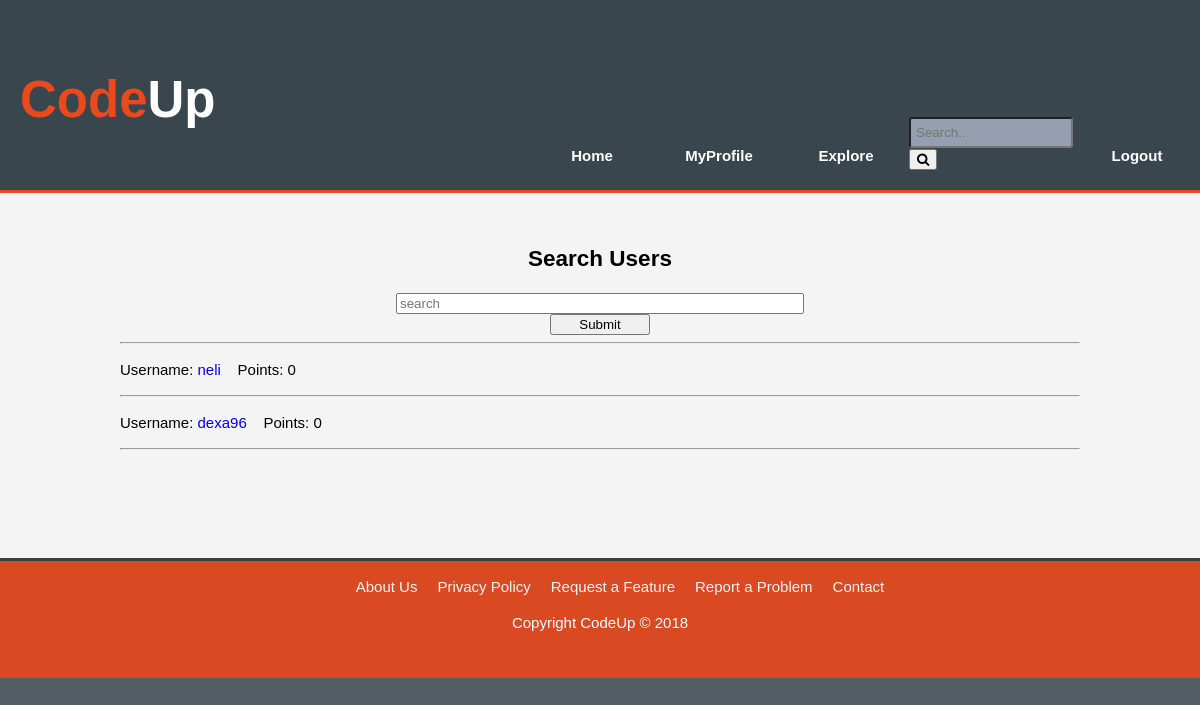
Before: /www.codeup.com/search.php (signed in) with the older database file.
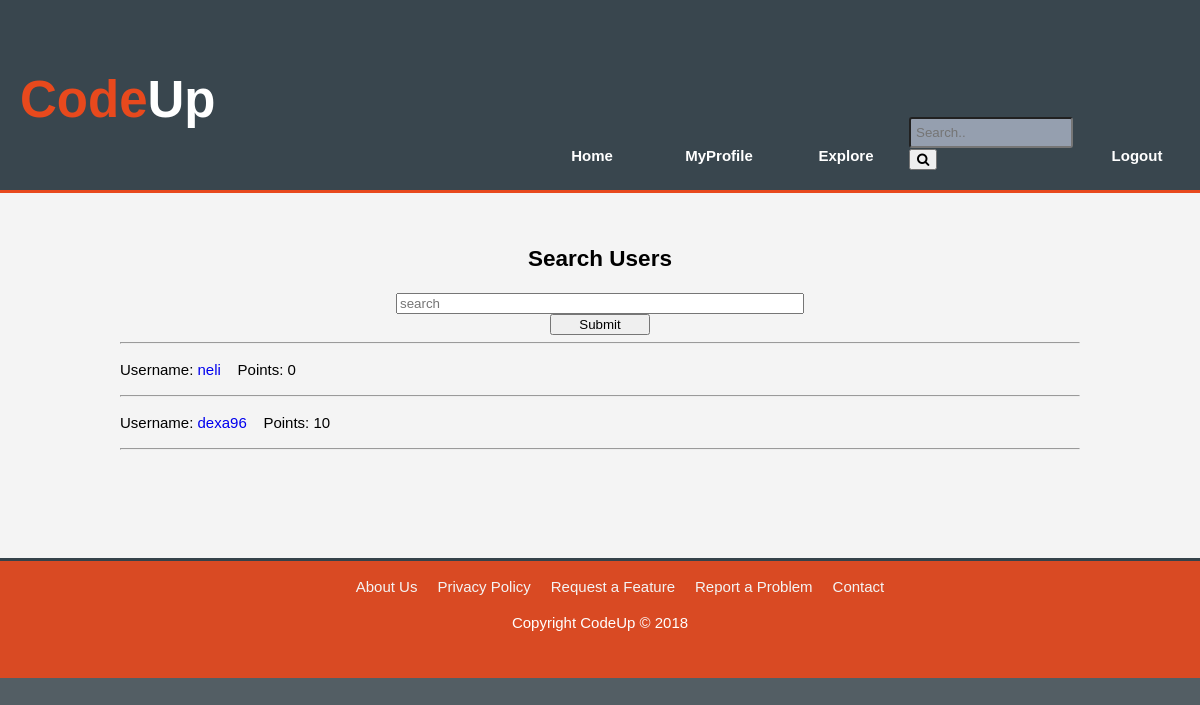
After: the same page with the newer database file.
### tables this page shows
CREATE TABLE `users` (
  `user_id` int(11) NOT NULL,
  `username` varchar(30) NOT NULL,
  `password` varchar(255) NOT NULL,
  `email` varchar(50) NOT NULL,
  `country_id` int(11) NOT NULL,
  `account_type` varchar(5) NOT NULL,
  `points` int(11) NOT NULL,
  `active` tinyint(1) NOT NULL,
  `registration_token` varchar(255) NOT NULL
);

### www.codeup.com/search.php (called while the page is built, shortened)
<?php
require_once("../codeup_res/choose_controller.php");
$controller->search_users();
 ?>

### codeup_res/models/account_manager.php (called while the page is built, shortened)
<?php
class AccountManager {
    public static function get_all_users() {
        $connection = DatabaseConnection::connection();
        $sql = "SELECT user_id, username, points FROM users";
        $statement = $connection->prepare($sql);
        $statement->execute();
        $results = $statement->fetchAll();
        $users = array();
        foreach ($results as $result) {
            $users[$result['user_id']] = array($result['username'], $result['points']);
        }
        return $users;
    }
}
?>

### codeup_res/views/search_users.php (the view)
<section id="main">
    <div class="container container-main">
        <h2 class="form-title">Search Users</h2>
        <form id="support-form" action="search" method="get">
            <div class="form-field">
                <input type="text" class="block margin-center minw-400px"
                id="search"
                name="username" value="" placeholder="search">
            </div>
            <div class="button button-submit margin-center">
                <input type="submit" class="block minw-100px margin-center"
                name="" value="Submit">
            </div>
        </form>
        <div class="results-border">
            <hr/>
            <?php
                if(!empty($users)) {
                    foreach ($users as $user_id => $user_information) {
                        $username = $user_information[0];
                        $points = $user_information[1];
                        echo '<p>Username: <a href="profile?id=' . $user_id . '">' . $username .'</a>&nbsp;&nbsp;&nbsp; Points: ' . $points . '</p><hr/>';
                    }
                }
                else {
                    echo "<p>Sorry, we could not find what you are searching for.</p>";
                }
            ?>
        </div>
    </div>
</section>

Changed rows visible on the page:
changed users "dexa96": points "0" → "10"
